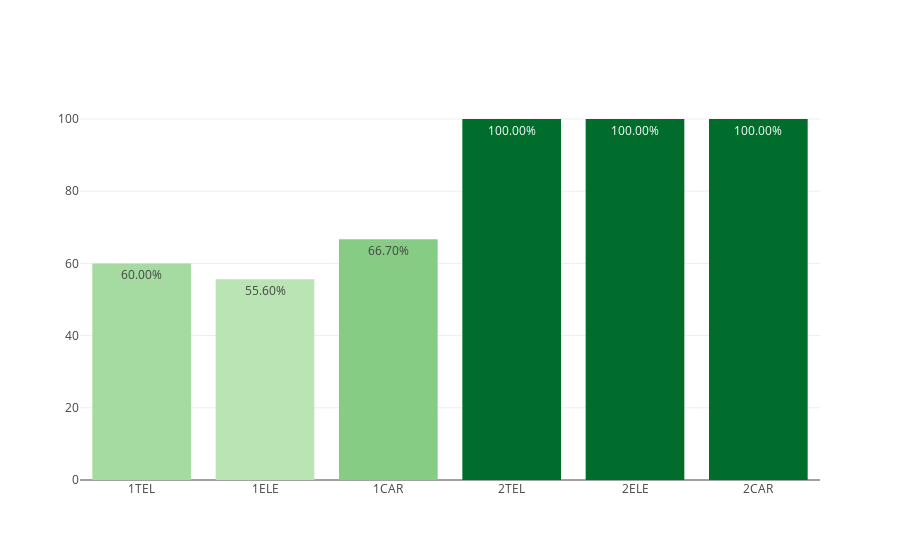

The notebook cell this image was saved under:
### Markdown cell above
## CICLOS FORMATIVOS DE GRADO MEDIO

### Code cell
dfc_CFGM = loaders.get_data_by_stages(dfc, 'CFGM')
myplotly.bar_simple(dfc_CFGM.index, dfc_CFGM['éxito'])

### Figure 1 — Plotly figure (JSON) as saved in the notebook; plotly's stock layout.template omitted (floating-point values rounded to 4 significant figures)
{"data": [{"hoverinfo": "x+text", "marker": {"color": [60, 55.6, 66.7, 100, 100, 100], "colorscale": [[0, "rgb(186,228,179)"], [0.3333, "rgb(116,196,118)"], [0.6667, "rgb(49,163,84)"], [1, "rgb(0,109,44)"]]}, "text": ["60.00%", "55.60%", "66.70%", "100.00%", "100.00%", "100.00%"], "type": "bar", "uid": "354a18a1-7326-4b17-a759-643131a25ed1", "x": ["1TEL", "1ELE", "1CAR", "2TEL", "2ELE", "2CAR"], "y": [60, 55.6, 66.7, 100, 100, 100]}], "layout": {"title": {"text": ""}}}
